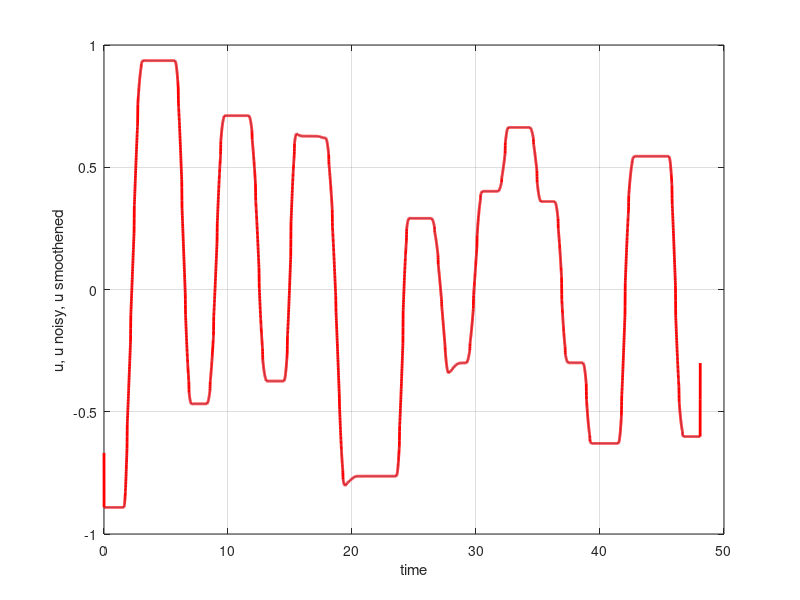
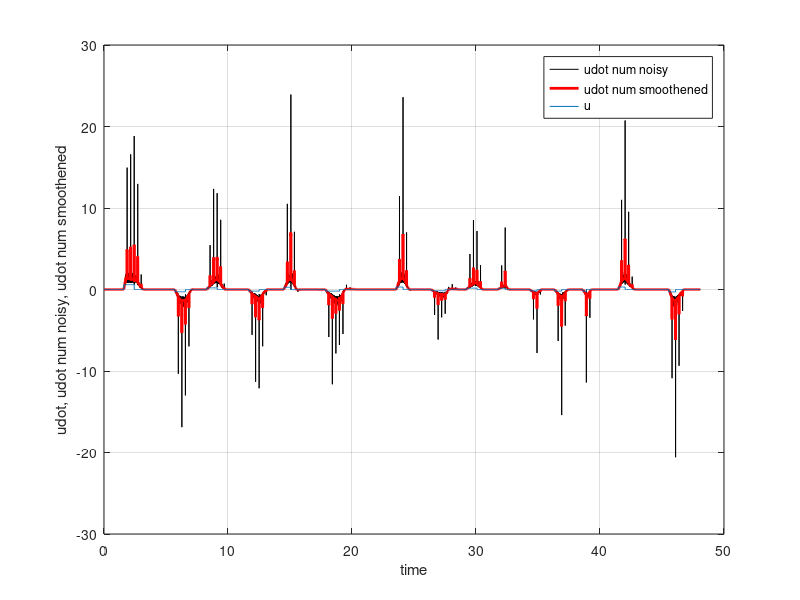

Write the MATLAB code that produced these figures, in order.
%% Addpath for simulink-files
addpath('Racing_Wheel_Simulink_Files');

%% Load Data
load('data_run1');
% load('data_run2');
% load('data_with_bounce_back');

%% Pre-Processing
y = data.output;
u = data.input;
t = data.time;
dt = t(2) - t(1);

%% Calculate velocity
udot_num_noisy = [diff(y)/dt;0];
kernel_smoothing = [1 1 1 1] / norm([1 1 1 1])^2;

u_smoothened = conv(y,kernel_smoothing,'same');

udot_smoothing_num_noisy = [diff(u_smoothened)/dt;0];
udot_smoothing_num_noisy(1) = 0;
udot_smoothing_num_noisy(end-10:end) = 0;

%% Plot data
figure; plot(t,y); grid on
hold on; plot(t,u_smoothened,'r-','LineWidth',2);
xlabel('time');
ylabel('u, u noisy, u smoothened');

figure;
plot(t,udot_num_noisy,'k-','DisplayName', 'udot num noisy'); hold on; grid on;
plot(t,udot_smoothing_num_noisy,'r-','LineWidth',2,'DisplayName','udot num smoothened');
plot(t,u,'DisplayName','u');
xlabel('time');
ylabel('udot, udot num noisy, udot num smoothened');
legend('show')
